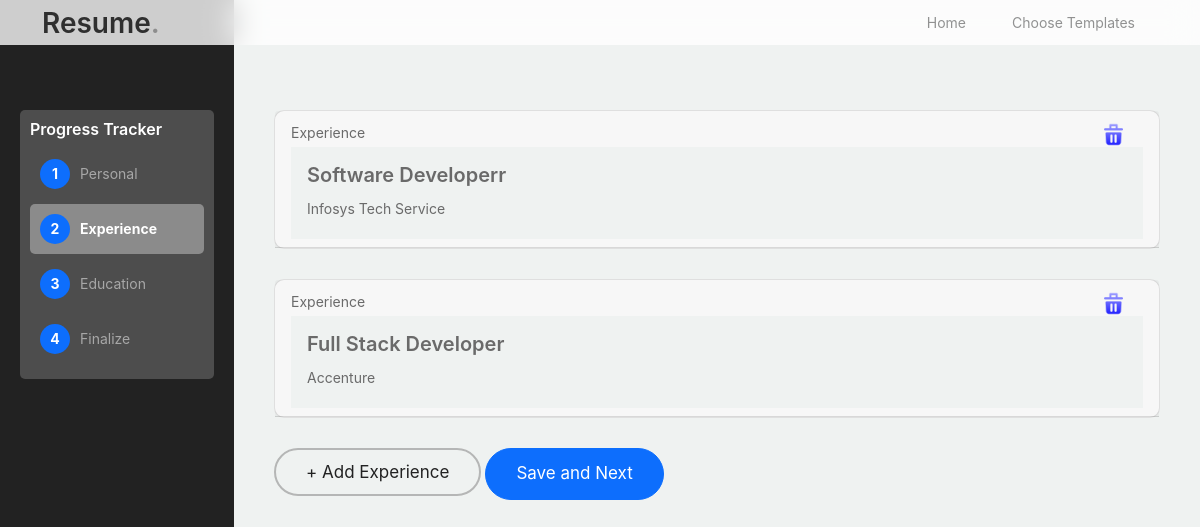
/extracted_experience_choice (signed in), run on the app's committed database.
### resume_builder/models.py (models this page shows)
class Experience(models.Model):
    user_id = models.ForeignKey('NewUser', on_delete=models.CASCADE)
    designation = models.CharField(max_length=800,default='designation')
    company_name = models.CharField(max_length=800,default='company name')
    from_date = models.CharField(max_length=800,default='from date')
    to_date = models.CharField(max_length=800,default='to date')
    description = models.CharField(max_length=1000,default='experience description')

### resume_builder/views.py (the view)
# urls.py: path('extracted_experience_choice',views.extracted_experience_choice,name="extracted_experience_choice"),
def extracted_experience_choice(request):
    user_id=request.user.id
    details=Experience.objects.filter(user_id_id=user_id)
    context={'id':id,'details':details}
    return render(request,'extracted_experience_choice.html',context)

### resume_builder/templates/extracted_experience_choice.html (shortened to what this page needs)
<!doctype html>
<html lang="en">
<head>
		<link href="/static/home_assets/css/bootstrap.min.css" rel="stylesheet">
		<link href="https://cdnjs.cloudflare.com/ajax/libs/font-awesome/6.0.0-beta3/css/all.min.css" rel="stylesheet">
		<link href="/static/home_assets/css/tiny-slider.css" rel="stylesheet">
		<link href="/static/home_assets/css/style.css" rel="stylesheet">
        <link href="https://cdnjs.cloudflare.com/ajax/libs/font-awesome/5.15.3/css/all.min.css" rel="stylesheet">
	</head>
	<body>
		<nav class="custom-navbar navbar navbar-expand-md navbar-dark bg-dark fixed-top" aria-label="Furni navigation bar">
			<div class="container">
				<a class="navbar-brand" href="index.html">Resume<span>.</span></a>
				<div class="collapse navbar-collapse" id="navbarsFurni">
					<ul class="custom-navbar-nav navbar-nav ms-auto mb-2 mb-md-0">
						<li class="nav-item">
							<a class="nav-link" href="/">Home</a>
						</li>
						<li><a class="nav-link" href="/resumes">Choose Templates</a></li>
					</ul>
				</div>
			</div>
		</nav>
<div class="hero1">
		<div class="container1">
			<div class="sidebar" id="sidebar">
				<div class="tracking-system">
					<h3>Progress Tracker</h3>
					<ul class="tracking-steps">
						<li class="step">
							<div class="step-number">1</div>
							Personal
						</li>
						<li class="step active">
							<div class="step-number">2</div>
							Experience
						</li>
						<li class="step">
							<div class="step-number">3</div>
							Education
						</li>
						<li class="step">
							<div class="step-number">4</div>
							Finalize
						</li>
					</ul>
				</div>
			</div>
			<div class="main-content" id="main-content">
				<div style="margin-top: 70px;">
                    {% for x in details %}
                    <div class="card" style="border-radius: 10px; margin-bottom: 30px;">
                        <div class="card-header">
                          Experience &nbsp;
                          <img src="/static/home_assets/images/trash.png" onclick="deleteExperience('{{ x.id }}')" alt="Delete" width="25" height="25" style="margin-left: 85%;">
                        <div class="card-body" style="background-color: #eff2f1;">
                          <h5 class="card-title">{{x.designation}}</h5>
                          <p class="card-text">{{x.company_name}}</p>
                        </div>
                      </div>
                    </div>
                      {% endfor %}
                      <a href="/extracted_work_history" style="text-decoration: none;" class="btn1 btn-black-outline">+ Add Experience</a>
                   <a href="/extracted_education_choice">   <button type="submit" class="btn btn-primary me-2">Save and Next</button></a>
			</div>
		</div>
		</div>
	</body>
</html>

### static/home_assets/css/style.css (style rules this page uses)
* { font-family: "SF Pro Text", "Myriad Set Pro", "SF Pro Icons", "Apple Legacy Chevron", "Helvetica Neue", "Helvetica", "Arial", sans-serif !important; }
body { overflow-x: hidden; position: relative; }
body { font-family: "Inter", sans-serif; font-weight: 400; line-height: 28px; color: #6a6a6a; font-size: 14px; background-color: #eff2f1; }
a { text-decoration: none; -webkit-transition: .3s all ease; -o-transition: .3s all ease; transition: .3s all ease; color: #2f2f2f; text-decoration: underline; }
.custom-navbar { background: #3b5d50 !important; padding-top: 20px; padding-bottom: 20px; }
.custom-navbar .navbar-brand { font-size: 28px; color: #2f2f2f; font-weight: 600; }
.custom-navbar .navbar-brand>span { opacity: .4; color: #2f2f2f; }
@media (min-width: 992px) { .custom-navbar .custom-navbar-nav li { margin-left: 15px; margin-right: 15px; } }
.custom-navbar .custom-navbar-nav li a { font-weight: 500; color: #ffffff !important; opacity: .5; -webkit-transition: .3s all ease; -o-transition: .3s all ease; transition: .3s all ease; position: relative; }
@media (min-width: 768px) { .custom-navbar .custom-navbar-nav li a:before { content: ""; position: absolute; bottom: 0; left: 8px; right: 8px; background: #f9bf29; height: 5px; opacity: 1; visibility: visible; width: 0; -webkit-transition: .15s all ease-out; -o-transition: .15s all ease-out; transition: .15s all ease-out; } }
.btn { font-weight: 400; font-size: 17px; padding: 12px 30px; border-radius: 30px; color: #ffffff; background: #2f2f2f; border-color: #2f2f2f; }
.btn1 { font-weight: 400; font-size: 17px; padding: 12px 30px; border-radius: 30px; color: #222222; background:transparent; border: 1px solid #222222; }
.btn.btn-primary { background: #3b5d50; border-color: #3b5d50; }
.btn1.btn-black-outline { background: transparent; border-width: 2px; border-color: rgba(46, 45, 45, 0.3); }
.btn.btn-primary { background-color: #0d6efd; border-color: #0d6efd }

### resume_builder/templates/extracted_experience_choice.html (style rules this page uses)
.custom-navbar { height: 45px; background-color: rgba(255, 255, 255, 0.779) !important; backdrop-filter: blur(15px); position: fixed; top: 0; width: 100%; z-index: 1000; }
.custom-navbar .navbar-nav .nav-link { line-height: 50px; }
.custom-navbar .navbar-brand, .custom-navbar .navbar-toggler { line-height: 50px; }
.container1 { display: flex; height: 100vh; }
.sidebar { width: 19.5%; height: 100%; padding: 20px; background-color: #222222; color: white; box-sizing: border-box; overflow-y: auto; transition: width 0.3s; }
.main-content { flex-grow: 1; padding: 40px; }
.tracking-system { margin-top: 90px; padding: 10px; background-color: #4d4d4d; border-radius: 5px; }
.tracking-system h3 { color: #fff; font-size: 16px; margin-bottom: 10px; }
.tracking-steps { list-style: none; padding: 0; margin: 0; display: flex; flex-direction: column; }
.step { padding: 10px; margin-bottom: 5px; color: #a7a7a7; cursor: pointer; border-radius: 5px; transition: background-color 0.3s, color 0.3s; display: flex; align-items: center; position: relative; }
.step.active { background-color: #8b8b8b; color: #fff; font-weight: bold; }
.step-number { background-color: #0d6efd; color: #fff; border-radius: 50%; padding: 10px; width: 30px; height: 30px; display: flex; justify-content: center; align-items: center; margin-right: 10px; font-weight: bold; font-size: 14px; }
.tracking-steps .step:not(:last-child)::after { content: ''; height: 40px; border-left: 2px solid #555; display: block; position: absolute; top: calc(50% + 15px); left: 15px; z-index: -1; }
.tracking-steps .step:not(:last-child)::after { content: '▼'; font-size: 12px; color: #fff; display: block; position: absolute; bottom: -10px; left: calc(50% - 6px); }

### data on the page
Experience: designation "Software Developerr", company_name "Infosys Tech Service"
Experience: designation "Full Stack Developer", company_name "Accenture"
